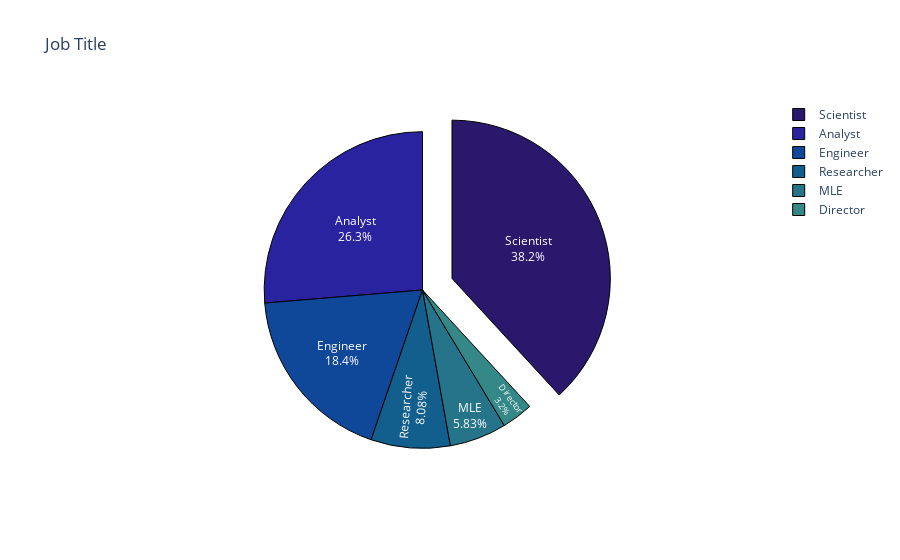

Notebook code for this chart:
### Code cell
fig = px.pie(data, names='job_title', title='Job Title', color_discrete_sequence=px.colors.sequential.haline)
fig.update_traces(textposition='inside', textinfo='percent+label', pull=[0, 0.2, 0, 0, 0, 0],
                 marker=dict(line=dict(color='#000000', width=1)))

fig.show()

### Figure 1 — Plotly figure (JSON) as saved in the notebook; plotly's stock layout.template omitted (floating-point values rounded to 4 significant figures; data arrays with more than 128 entries replaced by an {"elided": "..."} marker saying what was removed)
{"data": [{"domain": {"x": [0, 1], "y": [0, 1]}, "hovertemplate": "job_title=%{label}<extra></extra>", "labels": {"elided": "532 str values"}, "legendgroup": "", "marker": {"line": {"color": "#000000", "width": 1}}, "name": "", "pull": [0, 0.2, 0, 0, 0, 0], "showlegend": true, "textinfo": "percent+label", "textposition": "inside", "type": "pie"}], "layout": {"legend": {"tracegroupgap": 0}, "piecolorway": ["rgb(41, 24, 107)", "rgb(42, 35, 160)", "rgb(15, 71, 153)", "rgb(18, 95, 142)", "rgb(38, 116, 137)", "rgb(53, 136, 136)", "rgb(65, 157, 133)", "rgb(81, 178, 124)", "rgb(111, 198, 107)", "rgb(160, 214, 91)", "rgb(212, 225, 112)", "rgb(253, 238, 153)"], "title": {"text": "Job Title"}}}
